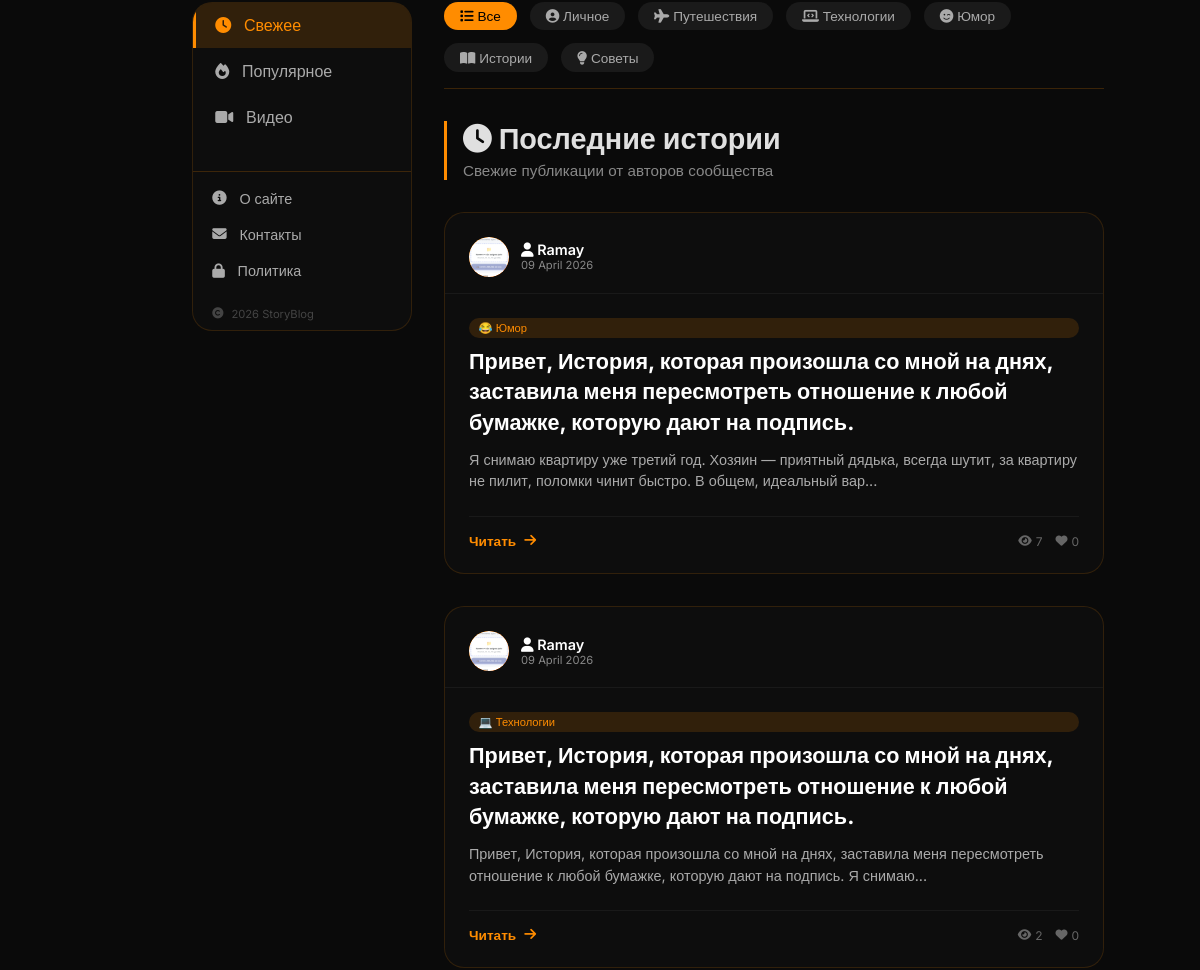
Before: / (middle part) with the older database file.
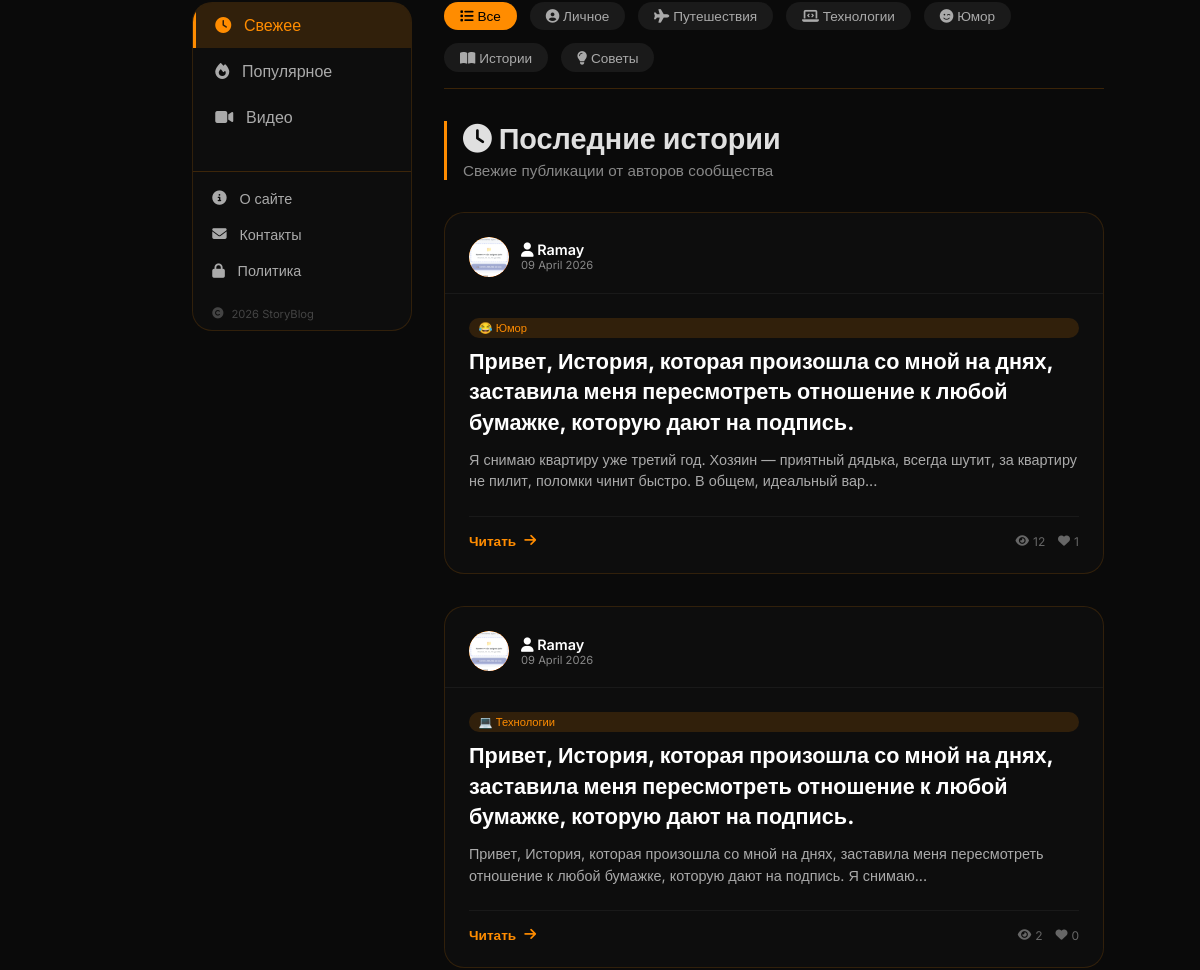
After: the same page with the newer database file.
### database.py (models this page shows)
class Article(Base):
    __tablename__ = 'articles'
    id = Column(Integer, primary_key=True)
    title = Column(String, index=True)
    slug = Column(String, unique=True, index=True)
    description = Column(String, default='')
    content = Column(Text)
    user_id = Column(Integer, ForeignKey('users.id'))
    is_published = Column(Boolean, default=False)
    views = Column(Integer, default=0)
    likes = Column(Integer, default=0)
    created_at = Column(DateTime, default=datetime.now)
    updated_at = Column(DateTime, default=datetime.now, onupdate=datetime.now)

class Category(Base):
    __tablename__ = 'categories'
    id = Column(Integer, primary_key=True)
    name = Column(String, unique=True)
    slug = Column(String, unique=True)
    icon = Column(String, default='📁')
    color = Column(String, default='#ff8c00')
    created_at = Column(DateTime, default=datetime.now)

### main.py (the view)
@app.get("/", response_class=HTMLResponse)
async def home(request: Request, category: str = None, feed: str = "fresh", db: Session = Depends(get_db)):
    user = get_current_user(request, db)
    categories = db.query(Category).all()
    query = db.query(Article).filter(Article.is_published == True)
    selected_category = None
    if category:
        selected_category = db.query(Category).filter(Category.slug == category).first()
        if selected_category:
            article_ids = db.query(ArticleCategory.article_id).filter(ArticleCategory.category_id == selected_category.id)
            query = query.filter(Article.id.in_(article_ids))
    if feed == "popular":
        query = query.order_by(Article.views.desc())
    elif feed == "myfeed" and user:
        subscriptions = db.query(Subscription).filter(Subscription.subscriber_id == user.id).all()
        author_ids = [s.author_id for s in subscriptions]
        if author_ids:
            query = query.filter(Article.user_id.in_(author_ids))
        else:
            query = query.filter(Article.user_id == -1)  # нет подписок
        query = query.order_by(Article.created_at.desc())
    else:  # fresh
        query = query.order_by(Article.created_at.desc())
    articles = query.limit(20).all()
    for article in articles:
        author = db.query(User).filter(User.id == article.user_id).first()
        article.author_name = author.username if author else f"Автор #{article.user_id}"
        article.author_avatar = author.avatar if author else 'default.png'
        article_cat = db.query(ArticleCategory).filter(ArticleCategory.article_id == article.id).first()
        if article_cat:
            cat = db.query(Category).filter(Category.id == article_cat.category_id).first()
            article.category = cat
    week_ago = datetime.utcnow() - timedelta(days=7)
    popular_articles = db.query(Article).filter(
        Article.is_published == True,
        Article.created_at >= week_ago
    ).order_by(Article.views.desc()).limit(5).all()
    for article in popular_articles:
        author = db.query(User).filter(User.id == article.user_id).first()
        article.author_name = author.username if author else f"Автор #{article.user_id}"
        article.author_avatar = author.avatar if author else 'default.png'
    authors_stats = []
    all_users = db.query(User).all()
    for u in all_users:
        articles_count = db.query(Article).filter(Article.user_id == u.id, Article.is_published == True).count()
        if articles_count > 0:
            total_views = db.query(func.sum(Article.views)).filter(Article.user_id == u.id, Article.is_published == True).scalar() or 0
            authors_stats.append({
                "id": u.id,
                "username": u.username,
                "avatar": u.avatar,
                "articles_count": articles_count,
                "total_views": total_views
            })
    top_authors = sorted(authors_stats, key=lambda x: x["total_views"], reverse=True)[:5]
    comments = db.query(Comment).all()
    slider_items = db.query(SliderItem).filter(SliderItem.is_active == True).order_by(SliderItem.order).all()
    return templates.TemplateResponse("index.html", {
        "request": request,
        "articles": articles,
        "comments": comments,
        "user": user,
        "slider_items": slider_items,
        "categories": categories,
        "selected_category": selected_category,
        "popular_articles": popular_articles,
        "top_authors": top_authors,
        "feed": feed,  # ← ВАЖНО: добавьте эту строку
        "meta_title": f"{selected_category.name} - StoryBlog" if selected_category else "StoryBlog - Истории и блоги",
        "meta_description": f"Статьи в категории {selected_category.name}" if selected_category else "Платформа для публикации личных историй"
    })

### templates/index.html (shortened to what this page needs)
{% extends "base.html" %}
{% block content %}
<div class="categories-filter">
    <a href="/" class="cat-tag {% if not selected_category %}active{% endif %}">
        <i class="fas fa-list"></i> Все
    </a>
    {% for cat in categories %}
    <a href="/?category={{ cat.slug }}" class="cat-tag {% if selected_category and selected_category.id == cat.id %}active{% endif %}">
        {% if cat.slug == 'lichnoe' %}<i class="fas fa-user-circle"></i>
        {% elif cat.slug == 'puteshestviya' %}<i class="fas fa-plane"></i>
        {% elif cat.slug == 'tehnologii' %}<i class="fas fa-laptop-code"></i>
        {% elif cat.slug == 'yumor' %}<i class="fas fa-smile-wink"></i>
        {% elif cat.slug == 'istorii' %}<i class="fas fa-book-open"></i>
        {% elif cat.slug == 'sovety' %}<i class="fas fa-lightbulb"></i>
        {% else %}<i class="fas fa-tag"></i>{% endif %}
        {{ cat.name }}
    </a>
    {% endfor %}
</div>
    <div class="content-right">
        <div class="section-header">
            {% if feed == 'popular' %}
                <h2><i class="fas fa-fire"></i> Популярные статьи</h2>
                <p>Самые читаемые статьи на сайте</p>
            {% elif feed == 'myfeed' %}
                <h2><i class="fas fa-rss"></i> Моя лента</h2>
                <p>Новые статьи от авторов, на которых вы подписаны</p>
            {% else %}
                <h2><i class="fas fa-clock"></i> Последние истории</h2>
                <p>Свежие публикации от авторов сообщества</p>
            {% endif %}
        </div>
        <div class="articles-grid" id="articlesGrid">
            {% for article in articles %}
            <div class="article-card">
                <div class="card-header">
                    <div class="author-avatar">
                        {% if article.author_avatar and article.author_avatar != 'default.png' %}
                        <img src="/static/avatars/{{ article.author_avatar }}" style="width: 40px; height: 40px; border-radius: 50%; object-fit: cover;">
                        {% else %}
                        {{ article.author_name[0]|upper if article.author_name else 'U' }}
                        {% endif %}
                    </div>
                    <div class="author-info">
                        <div class="author-name">
                            <a href="/user/{{ article.user_id }}"><i class="fas fa-user"></i> {{ article.author_name }}</a>
                        </div>
                        <div class="post-date">{{ article.created_at.strftime('%d %B %Y') }}</div>
                    </div>
                </div>
                <div class="card-content">
                    {% if article.category %}
                    <div class="cat-badge">{{ article.category.icon }} {{ article.category.name }}</div>
                    {% endif %}
                    <h3 class="article-title">
                        <a href="/article/{{ article.slug }}">{{ article.title }}</a>
                    </h3>
                    <div class="article-excerpt">
                        {{ article.description[:140] }}{% if article.description|length > 140 %}...{% endif %}
                    </div>
                    <div class="card-footer">
                        <a href="/article/{{ article.slug }}" class="read-more">
                            Читать <i class="fas fa-arrow-right"></i>
                        </a>
                        <div class="stats-mini">
                            <span><i class="fas fa-eye"></i> {{ article.views }}</span>
                            <span><i class="fas fa-heart"></i> {{ article.likes }}</span>
                        </div>
                    </div>
                </div>
            </div>
            {% endfor %}
        </div>
    </div>
</div>
{% endblock %}

Changed rows visible on the page:
changed Article "Юмор": views "7" → "12"; likes "0" → "1"
